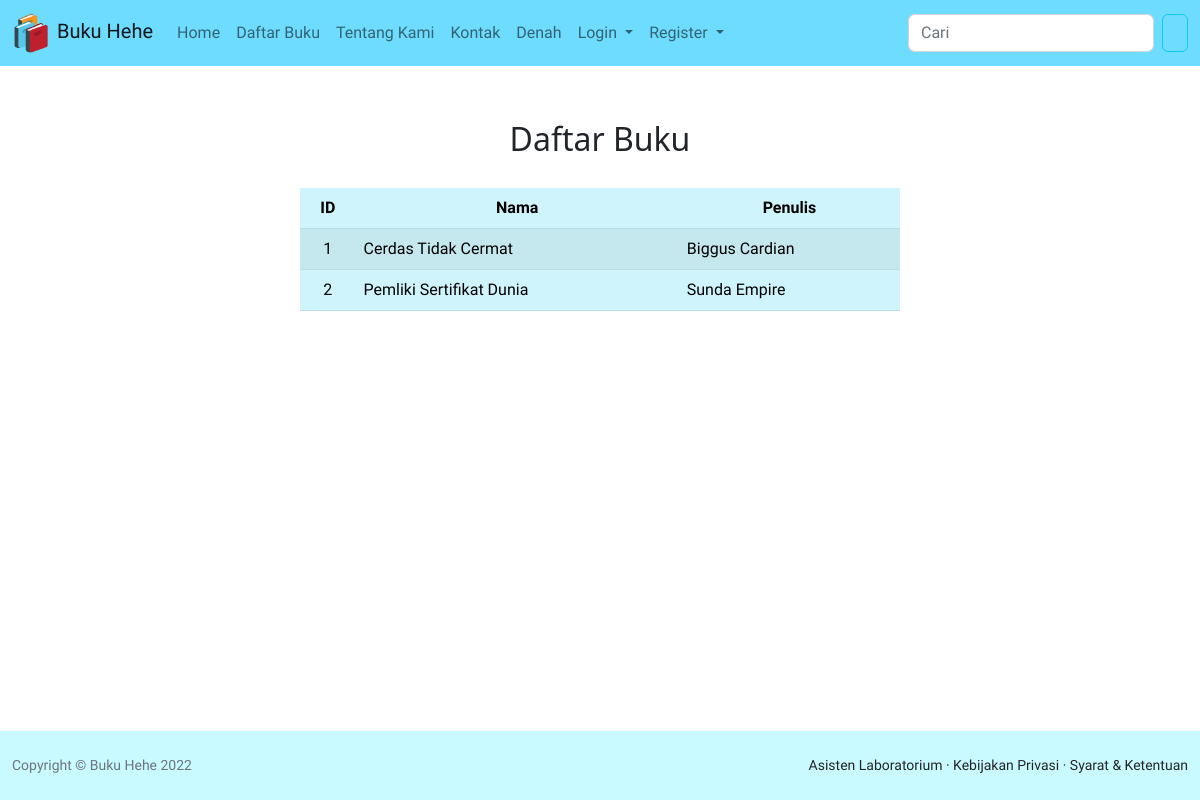
The app's page /index.php/buku, older data.
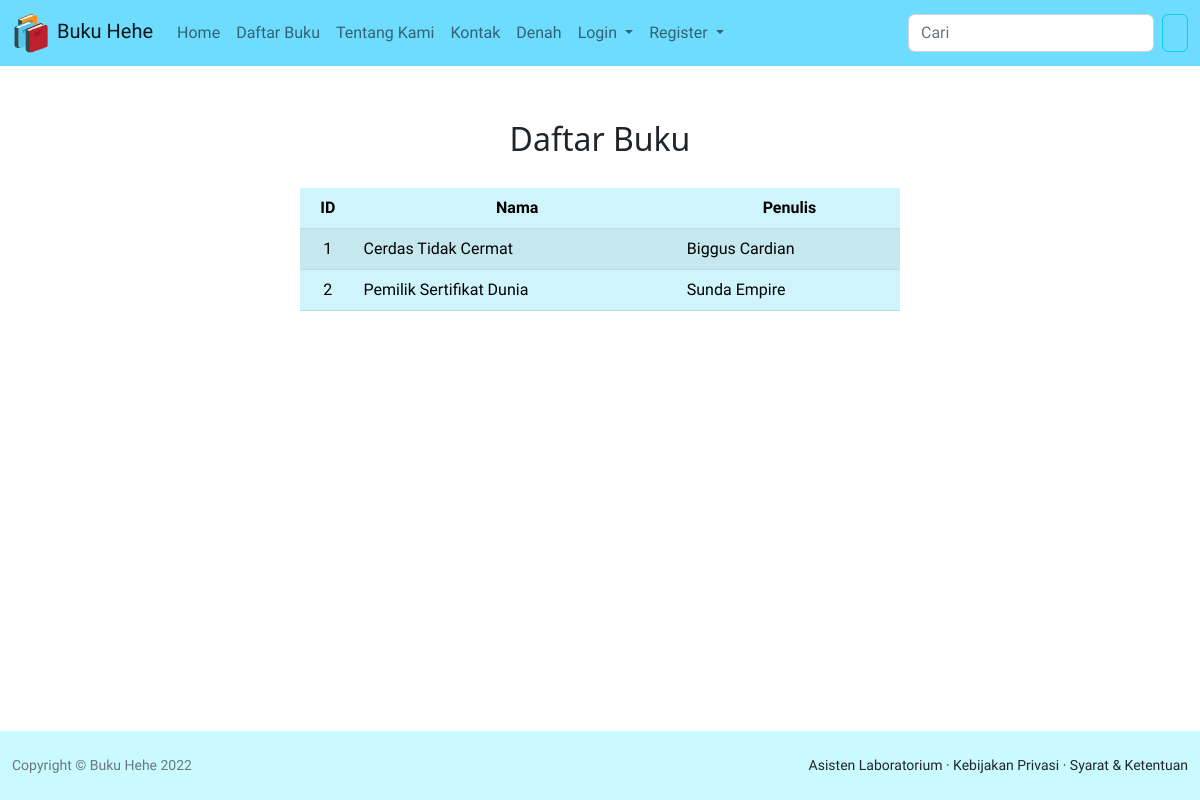
The same page, newer data.
### tables this page shows
CREATE TABLE `tbl_buku` (
  `id_buku` int(5) NOT NULL,
  `nama_buku` varchar(50) NOT NULL,
  `penulis_buku` varchar(20) NOT NULL
);

### application/controllers/buku.php (called while the page is built)
<?php
class Buku extends CI_Controller
{
    public function index()
    {
        $this->load->view('template/header');
        $this->load->model('buku_model');
        $data = $this->buku_model->GetBuku('tbl_buku');
        $data = array('data' => $data);
        $this->load->view('buku_view', $data);
        $this->load->view('template/footer');
    }
}

### index.php (called while the page is built, shortened)
<?php
require_once BASEPATH.'core/CodeIgniter.php';

### application/views/buku_view.php (the view, shortened to what this page needs)
<!DOCTYPE html>
<html>
<head>
</head>
<body>
    <center>
        <h2 style="margin-top: 120px;">Daftar Buku</h2>
        <div class="table-container">
            <table class="table table-info table-striped table-hover" style="vertical-align: middle">
                <thead>
                    <tr style="text-align: center">
                        <th>ID</th>
                        <th>Nama</th>
                        <th>Penulis</th>
                    </tr>
                </thead>
                <tbody>
                    <?php foreach ($data as $buku) { ?>
                        <tr>
                            <td style="text-align: center"><?php echo $buku['id_buku']; ?></td>
                            <td><?php echo $buku['nama_buku']; ?></td>
                            <td><?php echo $buku['penulis_buku']; ?></td>
                        </tr>
                    <?php } ?>
                </tbody>
            </table>
        </div>
    </center>
</body>
</html>

### application/views/template/header.php (shortened to what this page needs)
<!DOCTYPE html>
<html lang="en">
<head>
    <link href="https://cdn.jsdelivr.net/npm/bootstrap@5.2.0-beta1/dist/css/bootstrap.min.css" rel="stylesheet">
</head>
<body>
    <nav class="navbar fixed-top navbar-expand-lg" style="background-color: #6EDCFF">
        <div class="container-fluid">
            <a class="navbar-brand" href="<?php echo base_url() ?>homepage" style="vertical-align: middle">
                <img src="<?php echo base_url() ?>assets/img/books.png" alt="Book" width="40" height="40" class="d-inline-block align-text-middle">
                Buku Hehe
            </a>
            <div class="collapse navbar-collapse" id="navbarSupportedContent">
                <ul class="navbar-nav me-auto mb-2 mb-lg-0">
                    <li class="nav-item">
                        <a class="nav-link" aria-current="page" href="<?php echo base_url() ?>homepage">Home</a>
                    </li>
                    <li class="nav-item">
                        <a class="nav-link" href="<?php echo base_url() ?>buku">Daftar Buku</a>
                    </li>
                    <li class="nav-item">
                        <a class="nav-link" href="<?php echo base_url() ?>about">Tentang Kami</a>
                    </li>
                    <li class="nav-item">
                        <a class="nav-link" href="<?php echo base_url() ?>contact">Kontak</a>
                    </li>
                    <li class="nav-item">
                        <a class="nav-link" href="<?php echo base_url() ?>denah">Denah</a>
                    </li>
                    <li class="nav-item dropdown">
                        <a class="nav-link dropdown-toggle" href="#" id="navbarDropdown" role="button" data-bs-toggle="dropdown" aria-expanded="false">
                            Login
                        </a>
                    </li>
                    <li class="nav-item dropdown">
                        <a class="nav-link dropdown-toggle" href="#" id="navbarDropdown" role="button" data-bs-toggle="dropdown" aria-expanded="false">
                            Register
                        </a>
                    </li>
                </ul>
                <form class="d-flex" role="search">
                    <input class="form-control me-2" type="search" placeholder="Cari" aria-label="Search">
                    <button class="btn btn-outline-info" style="color: #0082B4" type="submit">
                    </button>
                </form>
            </div>
        </div>
    </nav>

### application/models/buku_model.php (shortened to what this page needs)
<!DOCTYPE html>
<?php
class Buku_model extends CI_Model
{
    public function GetBuku($table)
    {
        $res = $this->db->get($table);
        return $res->result_array();
    }
}
?>

### application/views/template/footer.php (shortened to what this page needs)
<!DOCTYPE html>
<html>
<head>
</head>
<body>
    <footer class="fixed-bottom py-4 mt-auto" style="background-color: #C8FAFF;">
        <div class="container-fluid">
            <div class="footer-container d-flex align-items-center justify-content-between small fixed">
                <div class="text-muted">Copyright &copy; Buku Hehe 2022</div>
                <div>
                    <a href="aslab" class="text-decoration-none link-dark">Asisten Laboratorium</a> &middot;
                    <a href="#" class="text-decoration-none link-dark">Kebijakan Privasi</a> &middot;
                    <a href="#" class="text-decoration-none link-dark">Syarat &amp; Ketentuan</a>
                </div>
            </div>
        </div>
    </footer>
    <link href="https://cdn.jsdelivr.net/npm/bootstrap@5.2.0-beta1/dist/css/bootstrap.min.css" rel="stylesheet">
</body>
</html>

### application/views/template/header.php (style rules this page uses)
div { font-family: 'Manjari', sans-serif; }

### application/views/buku_view.php (style rules this page uses)
.table-container { padding: 0; margin: 30px 25%; }

Row changes from the older to the newer data that the page shows:
changed tbl_buku "Sunda Empire": nama_buku "Pemliki Sertifikat Dunia" → "Pemilik Sertifikat Dunia"
